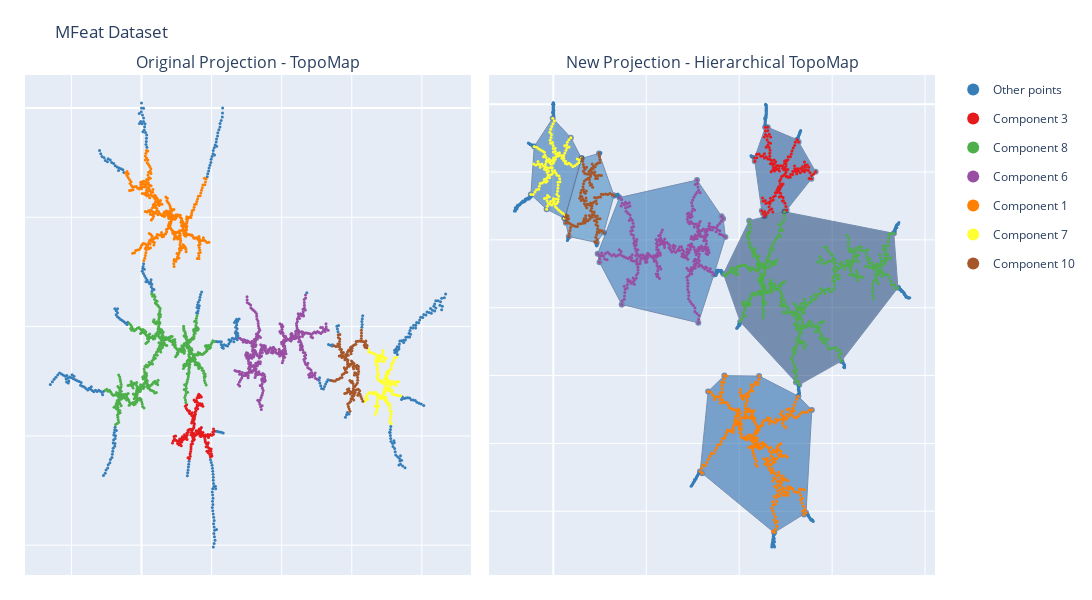

The notebook cell this image was saved under:
### Code cell
fig = plot_topomap_comparison_highlight(proj_topomap_mfeat, proj_hier_mfeat, 
                                        components_to_highligth, df_comp_mfeat,
                                        hiertopomap_mfeat)
fig.update_layout(height=600, width=1200, title='MFeat Dataset', 
                  legend= {'itemsizing': 'constant'},
                  xaxis=dict(showticklabels=False), 
                  yaxis=dict(showticklabels=False),
                  xaxis2=dict(showticklabels=False), 
                  yaxis2=dict(showticklabels=False)
                  )
fig.show()

### Figure 1 — Plotly figure (JSON) as saved in the notebook; plotly's stock layout.template omitted (floating-point values rounded to 4 significant figures; data arrays with more than 128 entries replaced by an {"elided": "..."} marker saying what was removed)
{"data": [{"legendgroup": "Other points", "marker": {"color": "#377eb8", "size": 3}, "mode": "markers", "name": "Other points", "type": "scatter", "x": {"elided": "365 float values"}, "xaxis": "x", "y": {"elided": "365 float values"}, "yaxis": "y"}, {"legendgroup": "Component 3", "marker": {"color": "#e41a1c", "size": 3}, "mode": "markers", "name": "Component 3", "type": "scatter", "x": {"elided": "154 float values"}, "xaxis": "x", "y": {"elided": "154 float values"}, "yaxis": "y"}, {"legendgroup": "Component 8", "marker": {"color": "#4daf4a", "size": 3}, "mode": "markers", "name": "Component 8", "type": "scatter", "x": {"elided": "499 float values"}, "xaxis": "x", "y": {"elided": "499 float values"}, "yaxis": "y"}, {"legendgroup": "Component 6", "marker": {"color": "#984ea3", "size": 3}, "mode": "markers", "name": "Component 6", "type": "scatter", "x": {"elided": "358 float values"}, "xaxis": "x", "y": {"elided": "358 float values"}, "yaxis": "y"}, {"legendgroup": "Component 1", "marker": {"color": "#ff7f00", "size": 3}, "mode": "markers", "name": "Component 1", "type": "scatter", "x": {"elided": "339 float values"}, "xaxis": "x", "y": {"elided": "339 float values"}, "yaxis": "y"}, {"legendgroup": "Component 7", "marker": {"color": "#ffff33", "size": 3}, "mode": "markers", "name": "Component 7", "type": "scatter", "x": {"elided": "146 float values"}, "xaxis": "x", "y": {"elided": "146 float values"}, "yaxis": "y"}, {"legendgroup": "Component 10", "marker": {"color": "#a65628", "size": 3}, "mode": "markers", "name": "Component 10", "type": "scatter", "x": {"elided": "139 float values"}, "xaxis": "x", "y": {"elided": "139 float values"}, "yaxis": "y"}, {"fill": "toself", "fillcolor": "rgb(12, 87, 160)", "legendgroup": "Components", "line": {"color": "rgb(8, 48, 107)", "width": 1}, "name": "Components", "opacity": 0.5, "showlegend": false, "text": "Component 1", "type": "scatter", "x": [3161.0, 3205.0, 4753.0, 5395.0, 5439.0, 5562.0, 5271.0, 4429.0, 3681.0, 3332.0, 3161.0], "xaxis": "x2", "y": [-5414.0, -5441.0, -6314.0, -6047.0, -6023.0, -4509.0, -4303.0, -4007.0, -4001.0, -4234.0, -5414.0], "yaxis": "y2"}, {"fill": "toself", "fillcolor": "rgb(8, 67, 135)", "legendgroup": "Components", "line": {"color": "rgb(8, 48, 107)", "width": 1}, "name": "Components", "opacity": 0.5, "showlegend": false, "text": "Component 3", "type": "scatter", "x": [4563.0, 4332.0, 4336.0, 4487.0, 4513.0, 4544.0, 4973.0, 5022.0, 5554.0, 5644.0, 5279.0, 5245.0, 4614.0, 4563.0], "xaxis": "x2", "y": [-342.1, -793.0, -840.7, -1570.0, -1610.0, -1649.0, -1574.0, -1559.0, -1101.0, -994.8, -557.5, -523.5, -341.1, -342.1], "yaxis": "y2"}, {"fill": "toself", "fillcolor": "rgb(19, 95, 167)", "legendgroup": "Components", "line": {"color": "rgb(8, 48, 107)", "width": 1}, "name": "Components", "opacity": 0.5, "showlegend": false, "text": "Component 6", "type": "scatter", "x": [1474.0, 3120.0, 3456.0, 3703.0, 3654.0, 3620.0, 3092.0, 1424.0, 955.5, 994.5, 1474.0], "xaxis": "x2", "y": [-2953.0, -3222.0, -2512.0, -1957.0, -1690.0, -1654.0, -1119.0, -1377.0, -2205.0, -2330.0, -2953.0], "yaxis": "y2"}, {"fill": "toself", "fillcolor": "rgb(20, 97, 168)", "legendgroup": "Components", "line": {"color": "rgb(8, 48, 107)", "width": 1}, "name": "Components", "opacity": 0.5, "showlegend": false, "text": "Component 7", "type": "scatter", "x": [240.6, 603.4, 377.1, -11.97, -409.9, -482.3, -142.8, 240.6], "xaxis": "x2", "y": [-1682.0, -794.9, -495.3, -208.2, -624.3, -1331.0, -1550.0, -1682.0], "yaxis": "y2"}, {"fill": "toself", "fillcolor": "rgb(8, 48, 107)", "legendgroup": "Components", "line": {"color": "rgb(8, 48, 107)", "width": 1}, "name": "Components", "opacity": 0.5, "showlegend": false, "text": "Component 8", "type": "scatter", "x": [3661.0, 4023.0, 5222.0, 5292.0, 6197.0, 7415.0, 7328.0, 4976.0, 4216.0, 3661.0], "xaxis": "x2", "y": [-2501.0, -3208.0, -4099.0, -4136.0, -3787.0, -2707.0, -1904.0, -1586.0, -1718.0, -2501.0], "yaxis": "y2"}, {"fill": "toself", "fillcolor": "rgb(40, 120, 184)", "legendgroup": "Components", "line": {"color": "rgb(8, 48, 107)", "width": 1}, "name": "Components", "opacity": 0.5, "showlegend": false, "text": "Component 10", "type": "scatter", "x": [1304.0, 983.3, 615.6, 261.0, 269.9, 334.2, 934.1, 1083.0, 1304.0], "xaxis": "x2", "y": [-1348.0, -726.7, -799.8, -1666.0, -1747.0, -1952.0, -2039.0, -1892.0, -1348.0], "yaxis": "y2"}, {"legendgroup": "Other points", "marker": {"color": "#377eb8", "size": 3}, "mode": "markers", "name": "Other points", "showlegend": false, "type": "scatter", "x": {"elided": "365 float values"}, "xaxis": "x2", "y": {"elided": "365 float values"}, "yaxis": "y2"}, {"legendgroup": "Component 3", "marker": {"color": "#e41a1c", "size": 3}, "mode": "markers", "name": "Component 3", "showlegend": false, "type": "scatter", "x": {"elided": "154 float values"}, "xaxis": "x2", "y": {"elided": "154 float values"}, "yaxis": "y2"}, {"legendgroup": "Component 8", "marker": {"color": "#4daf4a", "size": 3}, "mode": "markers", "name": "Component 8", "showlegend": false, "type": "scatter", "x": {"elided": "499 float values"}, "xaxis": "x2", "y": {"elided": "499 float values"}, "yaxis": "y2"}, {"legendgroup": "Component 6", "marker": {"color": "#984ea3", "size": 3}, "mode": "markers", "name": "Component 6", "showlegend": false, "type": "scatter", "x": {"elided": "358 float values"}, "xaxis": "x2", "y": {"elided": "358 float values"}, "yaxis": "y2"}, {"legendgroup": "Component 1", "marker": {"color": "#ff7f00", "size": 3}, "mode": "markers", "name": "Component 1", "showlegend": false, "type": "scatter", "x": {"elided": "339 float values"}, "xaxis": "x2", "y": {"elided": "339 float values"}, "yaxis": "y2"}, {"legendgroup": "Component 7", "marker": {"color": "#ffff33", "size": 3}, "mode": "markers", "name": "Component 7", "showlegend": false, "type": "scatter", "x": {"elided": "146 float values"}, "xaxis": "x2", "y": {"elided": "146 float values"}, "yaxis": "y2"}, {"legendgroup": "Component 10", "marker": {"color": "#a65628", "size": 3}, "mode": "markers", "name": "Component 10", "showlegend": false, "type": "scatter", "x": {"elided": "139 float values"}, "xaxis": "x2", "y": {"elided": "139 float values"}, "yaxis": "y2"}], "layout": {"annotations": [{"font": {"size": 16}, "showarrow": false, "text": "Original Projection - TopoMap", "x": 0.245, "xanchor": "center", "xref": "paper", "y": 1, "yanchor": "bottom", "yref": "paper"}, {"font": {"size": 16}, "showarrow": false, "text": "New Projection - Hierarchical TopoMap", "x": 0.755, "xanchor": "center", "xref": "paper", "y": 1, "yanchor": "bottom", "yref": "paper"}], "height": 600, "legend": {"itemsizing": "constant"}, "margin": {"b": 25, "l": 25, "r": 25, "t": 75}, "title": {"text": "MFeat Dataset"}, "width": 1200, "xaxis": {"anchor": "y", "domain": [0, 0.49], "showticklabels": false}, "xaxis2": {"anchor": "y2", "domain": [0.51, 1], "showticklabels": false}, "yaxis": {"anchor": "x", "domain": [0, 1], "showticklabels": false}, "yaxis2": {"anchor": "x2", "domain": [0, 1], "showticklabels": false}}}
